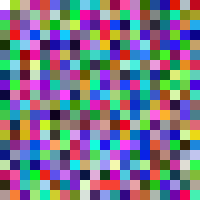
Frame 1 (no input)
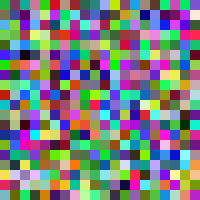
Frame 60 (the mouse pressed at the canvas centre just before this capture)
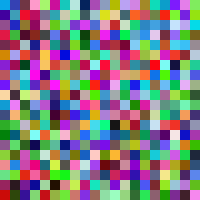
Frame 120 (the mouse held since frame 60 and released just before this capture)

The Processing sketch that drew these frames (run headless with seeded random() and noise(); from frame 60 on, the mouse is pressed at the canvas centre):

// Processing sketch: Exercise6_8_for_rewrite
// ── Exercise6_8_for_rewrite.pde
int sise = 10;

void setup() {
  size(200, 200);
  noStroke();
}

void draw() {
  for (int x = 0; x < width; x += sise) {
    for (int y = 0; y < height; y += sise) {
      rect(x, y, sise, sise);
      fill(random(255),random(255),random(255));
    }
  }
}
